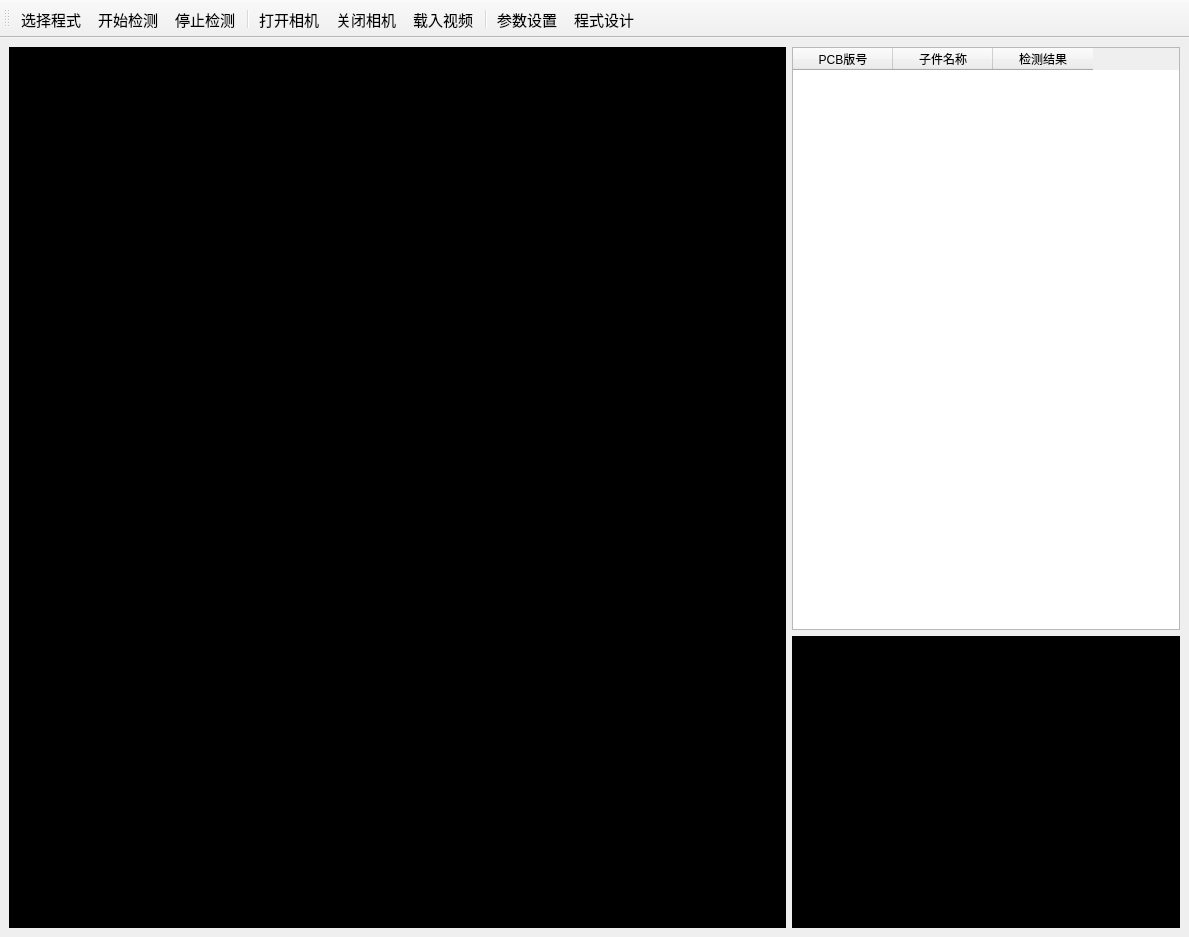
<?xml version="1.0" encoding="UTF-8"?>
<ui version="4.0">
 <class>MainWindow</class>
 <widget class="QMainWindow" name="MainWindow">
  <property name="geometry">
   <rect>
    <x>0</x>
    <y>0</y>
    <width>1189</width>
    <height>937</height>
   </rect>
  </property>
  <property name="windowTitle">
   <string>全自动光学检测系统-夏数科技</string>
  </property>
  <property name="windowIcon">
   <iconset resource="../icon/icon.qrc">
    <normaloff>:/toolbar/xiashu.png</normaloff>:/toolbar/xiashu.png</iconset>
  </property>
  <widget class="QWidget" name="centralwidget">
   <layout class="QHBoxLayout" name="horizontalLayout_2">
    <item>
     <layout class="QHBoxLayout" name="horizontalLayout" stretch="2,1">
      <item>
       <widget class="QLabel" name="videoLabel">
        <property name="styleSheet">
         <string notr="true">background-color: rgb(0, 0, 0)</string>
        </property>
        <property name="text">
         <string/>
        </property>
       </widget>
      </item>
      <item>
       <layout class="QVBoxLayout" name="verticalLayout" stretch="2,1">
        <item>
         <widget class="QTableWidget" name="tableWidget">
          <column>
           <property name="text">
            <string>PCB版号</string>
           </property>
          </column>
          <column>
           <property name="text">
            <string>子件名称</string>
           </property>
          </column>
          <column>
           <property name="text">
            <string>检测结果</string>
           </property>
          </column>
         </widget>
        </item>
        <item>
         <widget class="QLabel" name="imageLabel">
          <property name="styleSheet">
           <string notr="true">background-color: rgb(0, 0, 0)</string>
          </property>
          <property name="text">
           <string/>
          </property>
         </widget>
        </item>
       </layout>
      </item>
     </layout>
    </item>
   </layout>
  </widget>
  <widget class="QToolBar" name="toolBar">
   <property name="font">
    <font>
     <family>微软雅黑</family>
     <pointsize>11</pointsize>
    </font>
   </property>
   <property name="windowTitle">
    <string>toolBar</string>
   </property>
   <property name="iconSize">
    <size>
     <width>40</width>
     <height>40</height>
    </size>
   </property>
   <property name="toolButtonStyle">
    <enum>Qt::ToolButtonTextUnderIcon</enum>
   </property>
   <attribute name="toolBarArea">
    <enum>TopToolBarArea</enum>
   </attribute>
   <attribute name="toolBarBreak">
    <bool>false</bool>
   </attribute>
   <addaction name="patternSelectAction"/>
   <addaction name="startAction"/>
   <addaction name="stopAction"/>
   <addaction name="separator"/>
   <addaction name="cameraOpenAction"/>
   <addaction name="cameraCloseAction"/>
   <addaction name="videoAction"/>
   <addaction name="separator"/>
   <addaction name="parameterAction"/>
   <addaction name="designAction"/>
  </widget>
  <action name="patternSelectAction">
   <property name="icon">
    <iconset resource="../icon/icon.qrc">
     <normaloff>:/toolbar/folder-50.png</normaloff>:/toolbar/folder-50.png</iconset>
   </property>
   <property name="text">
    <string>选择程式</string>
   </property>
   <property name="toolTip">
    <string>选择程式</string>
   </property>
   <property name="shortcut">
    <string>Ctrl+M</string>
   </property>
  </action>
  <action name="startAction">
   <property name="checkable">
    <bool>true</bool>
   </property>
   <property name="icon">
    <iconset resource="../icon/icon.qrc">
     <normaloff>:/toolbar/play-64.png</normaloff>:/toolbar/play-64.png</iconset>
   </property>
   <property name="text">
    <string>开始检测</string>
   </property>
   <property name="toolTip">
    <string>开始检测</string>
   </property>
   <property name="shortcut">
    <string>Ctrl+O</string>
   </property>
  </action>
  <action name="stopAction">
   <property name="checkable">
    <bool>true</bool>
   </property>
   <property name="icon">
    <iconset resource="../icon/icon.qrc">
     <normaloff>:/toolbar/stop-64.png</normaloff>:/toolbar/stop-64.png</iconset>
   </property>
   <property name="text">
    <string>停止检测</string>
   </property>
   <property name="toolTip">
    <string>停止检测</string>
   </property>
   <property name="shortcut">
    <string>Ctrl+F</string>
   </property>
  </action>
  <action name="cameraOpenAction">
   <property name="icon">
    <iconset resource="../icon/icon.qrc">
     <normaloff>:/toolbar/camera-50.png</normaloff>:/toolbar/camera-50.png</iconset>
   </property>
   <property name="text">
    <string>打开相机</string>
   </property>
   <property name="toolTip">
    <string>打开相机</string>
   </property>
  </action>
  <action name="cameraCloseAction">
   <property name="icon">
    <iconset resource="../icon/icon.qrc">
     <normaloff>:/toolbar/camera-50-2.png</normaloff>:/toolbar/camera-50-2.png</iconset>
   </property>
   <property name="text">
    <string>关闭相机</string>
   </property>
   <property name="toolTip">
    <string>关闭相机</string>
   </property>
  </action>
  <action name="parameterAction">
   <property name="icon">
    <iconset resource="../icon/icon.qrc">
     <normaloff>:/toolbar/gear-50.png</normaloff>:/toolbar/gear-50.png</iconset>
   </property>
   <property name="text">
    <string>参数设置</string>
   </property>
   <property name="toolTip">
    <string>参数设置</string>
   </property>
  </action>
  <action name="videoAction">
   <property name="icon">
    <iconset resource="../icon/icon.qrc">
     <normaloff>:/toolbar/video-64.png</normaloff>:/toolbar/video-64.png</iconset>
   </property>
   <property name="text">
    <string>载入视频</string>
   </property>
   <property name="toolTip">
    <string>载入视频</string>
   </property>
  </action>
  <action name="designAction">
   <property name="icon">
    <iconset resource="../icon/icon.qrc">
     <normaloff>:/toolbar/design-64.png</normaloff>:/toolbar/design-64.png</iconset>
   </property>
   <property name="text">
    <string>程式设计</string>
   </property>
   <property name="toolTip">
    <string>程式设计</string>
   </property>
  </action>
 </widget>
 <resources>
  <include location="../icon/icon.qrc"/>
 </resources>
 <connections/>
</ui>
